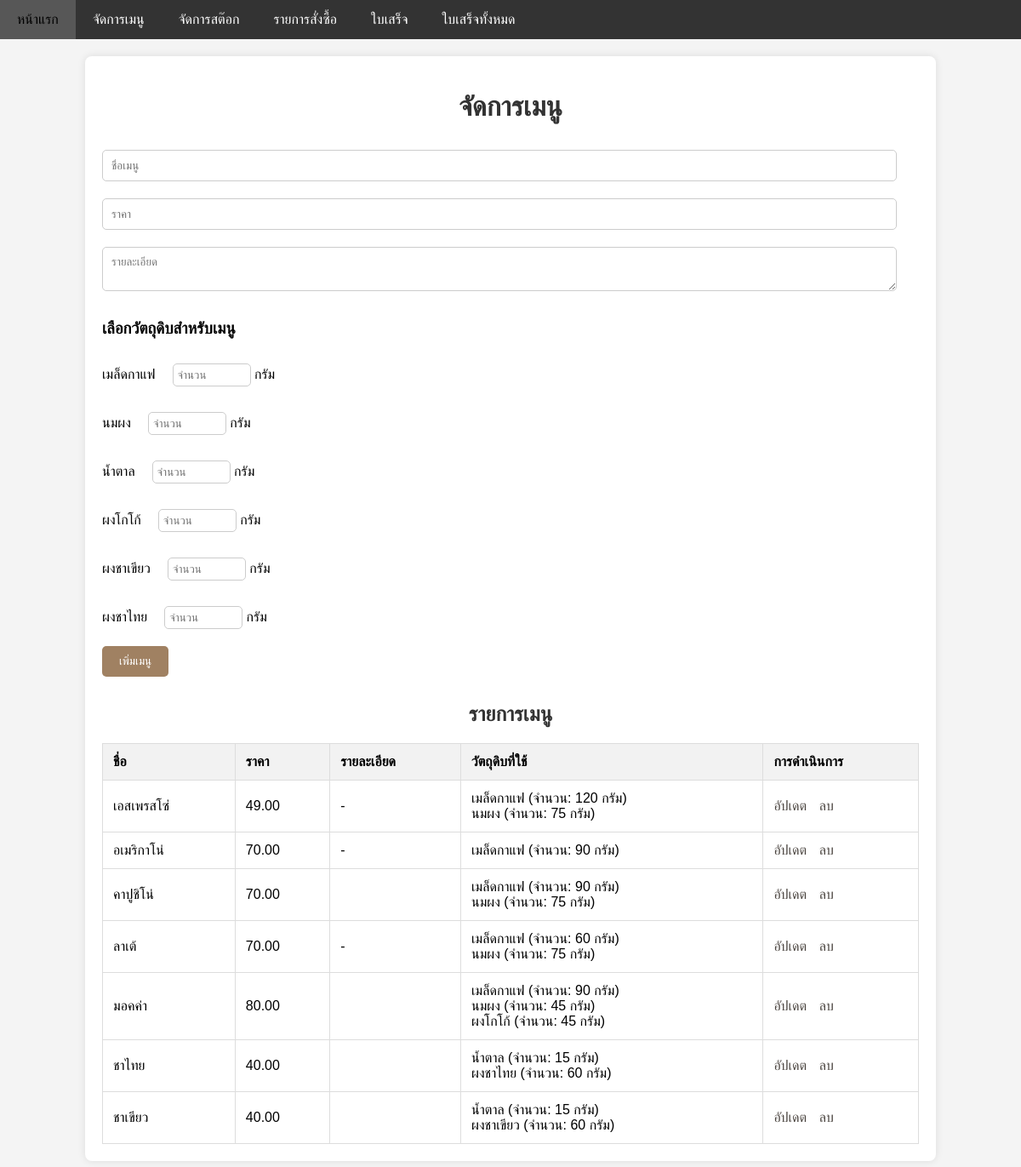
Page /menu.php on the committed database.
### tables this page shows
CREATE TABLE `ingredients` (
  `id` int(11) NOT NULL,
  `name` varchar(255) DEFAULT NULL,
  `stock` int(11) DEFAULT NULL,
  `created_at` timestamp NOT NULL DEFAULT current_timestamp(),
  `updated_at` timestamp NOT NULL DEFAULT current_timestamp() ON UPDATE current_timestamp()
);

CREATE TABLE `products` (
  `id` int(11) NOT NULL,
  `name` varchar(255) DEFAULT NULL,
  `price` decimal(10,2) DEFAULT NULL,
  `description` text DEFAULT NULL,
  `quantity` int(11) DEFAULT NULL
);

CREATE TABLE `menu_ingredients` (
  `id` int(11) NOT NULL,
  `product_id` int(11) DEFAULT NULL,
  `ingredient_id` int(11) DEFAULT NULL,
  `quantity_needed` int(11) DEFAULT NULL
);

### menu.php (the view, shortened to what this page needs)
<?php
include 'db_connection.php'; ?>
<!DOCTYPE html>
<html lang="th">
<head>
    <link rel="stylesheet" href="styles.css">
</head>
<body>
    <div class="navbar">
        <a href="index.php">หน้าแรก</a>
        <a href="menu.php">จัดการเมนู</a>
        <a href="stock.php">จัดการสต๊อก</a>
        <a href="order.php">รายการสั่งซื้อ</a>
        <a href="bill.php">ใบเสร็จ</a>
        <a href="receipts.php">ใบเสร็จทั้งหมด</a>
    </div>
    <div class="container">
        <h1>จัดการเมนู</h1>
        <form method="post" class="menu-form">
            <input class="menu-input" type="text" name="name" placeholder="ชื่อเมนู" required>
            <input class="menu-input" type="text" name="price" placeholder="ราคา" required>
            <textarea class="menu-textarea" name="description" placeholder="รายละเอียด"></textarea>
            <h3>เลือกวัตถุดิบสำหรับเมนู</h3>
            <div id="ingredientList" class="ingredient-list">
                <?php
                $ingredientStmt = $conn->query("SELECT * FROM ingredients");
                while ($ingredient = $ingredientStmt->fetch(PDO::FETCH_ASSOC)) {
                    echo "<div class='ingredient-item'>
                            <label>{$ingredient['name']}</label>
                            <input class='quantity-input' type='number' name='quantities[{$ingredient['id']}]' placeholder='จำนวน' min='0' required>&nbspกรัม
                          </div>";
                }
                ?>
            </div>
            <button type="submit" name="add_menu" class="submit-button">เพิ่มเมนู</button>
        </form>
        <h2>รายการเมนู</h2>
        <table>
            <tr>
                <th>ชื่อ</th>
                <th>ราคา</th>
                <th>รายละเอียด</th>
                <th>วัตถุดิบที่ใช้</th>
                <th>การดำเนินการ</th>
            </tr>
            <?php
            $stmt = $conn->query("SELECT * FROM products");
            while ($row = $stmt->fetch(PDO::FETCH_ASSOC)) {
                $ingredientStmt = $conn->prepare("SELECT i.name, mi.quantity_needed FROM menu_ingredients mi JOIN ingredients i ON mi.ingredient_id = i.id WHERE mi.product_id = ?");
                $ingredientStmt->execute([$row['id']]);
                $ingredientsUsed = $ingredientStmt->fetchAll(PDO::FETCH_ASSOC);
                $ingredientsList = "";
                foreach ($ingredientsUsed as $ingredient) {
                    $ingredientsList .= "{$ingredient['name']} (จำนวน: {$ingredient['quantity_needed']} กรัม)<br>";
                }
                echo "<tr>
                    <td>{$row['name']}</td>
                    <td>{$row['price']}</td>
                    <td>{$row['description']}</td>
                    <td>{$ingredientsList}</td>
                    <td class='actions'>
                        <a href='edit_menu.php?id={$row['id']}'>อัปเดต</a>
                        <a href='delete_menu.php?id={$row['id']}'>ลบ</a>
                    </td>
                </tr>";
            }
            ?>
        </table>
    </div>
</body>
</html>

### styles.css (style rules this page uses)
body { font-family: 'Sarabun', sans-serif; margin: 0; padding: 0; background-color: #f4f4f4; }
.navbar { background-color: #333; overflow: hidden; }
.navbar a { float: left; display: block; color: white; text-align: center; padding: 14px 20px; text-decoration: none; }

### menu.php (style rules this page uses)
.container { width: 80%; margin: 20px auto; background-color: white; padding: 20px; box-shadow: 0 0 10px rgba(0, 0, 0, 0.1); border-radius: 8px; }
h1, h2 { text-align: center; color: #333; }
form { margin-bottom: 30px; }
form input, form textarea { width: 95%; padding: 10px; margin: 10px 0; border: 1px solid #ccc; border-radius: 5px; }
form button { background-color: #A08162; color: white; padding: 10px 20px; border: none; border-radius: 5px; cursor: pointer; }
.ingredient-list { margin-top: 20px; }
.ingredient-item { display: flex; align-items: center; margin-bottom: 10px; }
.ingredient-item label { margin-right: 10px; }
.ingredient-item input[type='number'] { width: 80px; padding: 5px; margin-left: 10px; }
table { width: 100%; border-collapse: collapse; margin-top: 20px; }
table, th, td { border: 1px solid #ddd; }
th, td { padding: 12px; text-align: left; }
th { background-color: #f2f2f2; }
.actions a { margin-right: 10px; color: #4B4540; text-decoration: none; }

### rows in the picture
ingredients: name "เมล็ดกาแฟ"
ingredients: name "นมผง"
ingredients: name "น้ำตาล"
ingredients: name "ผงโกโก้"
ingredients: name "ผงชาเขียว"
ingredients: name "ผงชาไทย"
products: name "เอสเพรสโซ่", price "49.00", description "-"
menu_ingredients: ingredient.name "เมล็ดกาแฟ", quantity_needed "120"
menu_ingredients: ingredient.name "นมผง", quantity_needed "75"
products: name "อเมริกาโน่", price "70.00", description "-"
menu_ingredients: ingredient.name "เมล็ดกาแฟ", quantity_needed "90"
products: name "คาปูชิโน่", price "70.00"
products: name "ลาเต้", price "70.00", description "-"
menu_ingredients: ingredient.name "เมล็ดกาแฟ", quantity_needed "60"
products: name "มอคค่า", price "80.00"
menu_ingredients: ingredient.name "นมผง", quantity_needed "45"
menu_ingredients: ingredient.name "ผงโกโก้", quantity_needed "45"
products: name "ชาไทย", price "40.00"
menu_ingredients: ingredient.name "น้ำตาล", quantity_needed "15"
menu_ingredients: ingredient.name "ผงชาไทย", quantity_needed "60"
products: name "ชาเขียว", price "40.00"
menu_ingredients: ingredient.name "ผงชาเขียว", quantity_needed "60"
